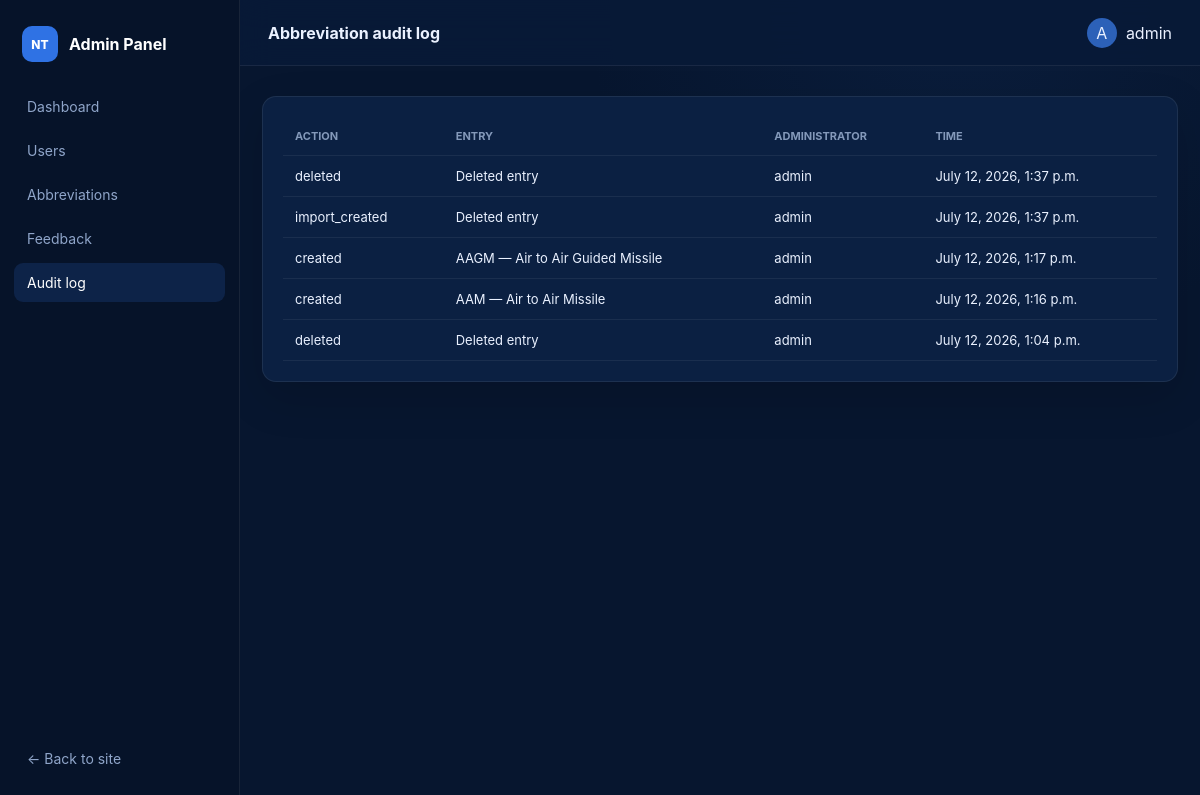
The app's page /panel/audit-log/ (signed in), older data.
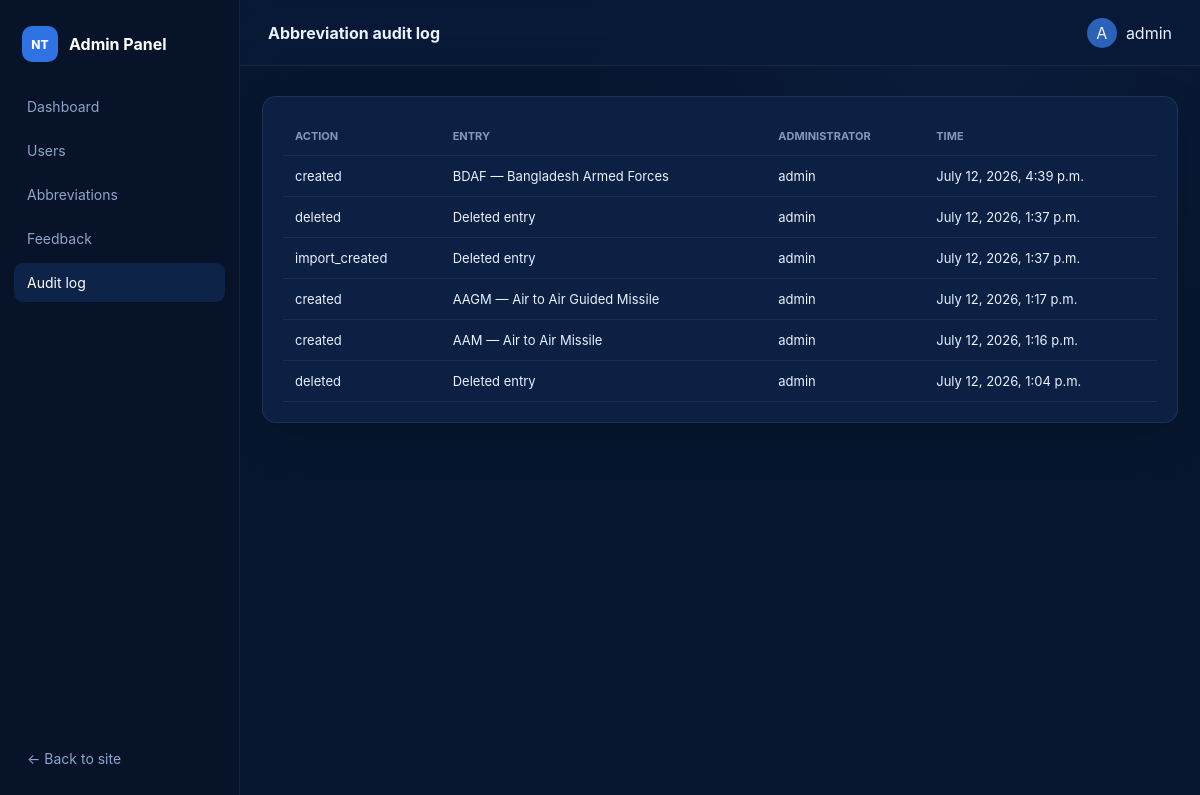
The same page, newer data.
### abbreviation_tool/models.py (models this page shows, shortened)
class AbbreviationAuditLog(models.Model):
    abbreviation_entry = models.ForeignKey(AbbreviationEntry, blank=True, null=True, on_delete=models.SET_NULL, related_name="audit_logs")
    action = models.CharField(max_length=50)
    previous_value = models.JSONField(blank=True, null=True)
    new_value = models.JSONField(blank=True, null=True)
    user = models.ForeignKey(settings.AUTH_USER_MODEL, blank=True, null=True, on_delete=models.SET_NULL)
    timestamp = models.DateTimeField(auto_now_add=True)
    class Meta:
        ordering = ("-timestamp",)

class AbbreviationEntry(models.Model):
    class Status(models.TextChoices):
        ACTIVE = "active", "Active"
        INACTIVE = "inactive", "Inactive"
        DRAFT = "draft", "Draft"
    abbreviation = models.CharField(max_length=100, db_index=True)
    full_form = models.CharField(max_length=500, db_index=True)
    normalized_abbreviation = models.CharField(max_length=100, db_index=True, editable=False)
    normalized_full_form = models.CharField(max_length=500, db_index=True, editable=False)
    category = models.ForeignKey(AbbreviationCategory, blank=True, null=True, on_delete=models.SET_NULL, related_name="entries")
    profiles = models.ManyToManyField(AbbreviationProfile, blank=True, related_name="entries")
    service = models.CharField(max_length=50, blank=True)
    context = models.TextField(blank=True)
    case_sensitive = models.BooleanField(default=False)
    is_ambiguous = models.BooleanField(default=False)
    is_preferred = models.BooleanField(default=False)
    priority = models.IntegerField(default=0)
    status = models.CharField(max_length=10, choices=Status.choices, default=Status.ACTIVE)
    source_name = models.CharField(max_length=150, blank=True)
    source_section = models.CharField(max_length=150, blank=True)
    source_page = models.PositiveIntegerField(blank=True, null=True)
    notes = models.TextField(blank=True)
    created_by = models.ForeignKey(settings.AUTH_USER_MODEL, blank=True, null=True, on_delete=models.SET_NULL, related_name="created_abbreviation_entries")
    updated_by = models.ForeignKey(settings.AUTH_USER_MODEL, blank=True, null=True, on_delete=models.SET_NULL, related_name="updated_abbreviation_entries")
    created_at = models.DateTimeField(auto_now_add=True)
    updated_at = models.DateTimeField(auto_now=True)
    class Meta:
        ordering = ("abbreviation", "-is_preferred", "-priority", "full_form")
        constraints = [models.UniqueConstraint(fields=("normalized_abbreviation", "normalized_full_form"), name="unique_normalized_abbreviation_pair")]
        permissions = [
            ("access_abbreviation_tool", "Can access SD Checker"),
            ("process_document", "Can process DOCX documents"),
            ("search_dictionary", "Can search abbreviation dictionary"),
            ("manage_dictionary", "Can manage abbreviation dictionary"),
            ("import_dictionary", "Can import abbreviation dictionary"),
            ("export_dictionary", "Can export abbreviation dictionary"),
            ("manage_profiles", "Can manage abbreviation profiles"),
            ("view_audit_log", "Can view abbreviation audit log"),
        ]
    def __str__(self):
        return f"{self.abbreviation} — {self.full_form}"

### accounts/views.py (the view)
# urls.py: path("audit-log/", views.audit_log, name="audit_log"),
@admin_required
def audit_log(request):
    logs = AbbreviationAuditLog.objects.select_related("user", "abbreviation_entry").order_by("-timestamp")[:500]
    return render(request, "admin_panel/audit_log.html", {"logs": logs})

### accounts/utils.py (called while the page is built)
def user_role(user):
    if not getattr(user, "is_authenticated", False):
        return None
    if user.is_superuser or user.is_staff:
        return UserProfile.Role.ADMIN
    try:
        return user.profile.role
    except UserProfile.DoesNotExist:
        profile, _ = UserProfile.objects.get_or_create(user=user, defaults={"role": UserProfile.Role.USER})
        return profile.role

def is_admin_user(user):
    return user_role(user) == UserProfile.Role.ADMIN

### home_ai/context_processors.py (called while the page is built)
def feature_flags(request):
    from accounts.utils import is_admin_user
    return {"docx_abbreviation_tool_enabled": settings.DOCX_ABBREVIATION_TOOL_ENABLED, "is_admin_user": is_admin_user(request.user)}

### templates/admin_panel/audit_log.html
{% extends 'admin_panel/base_admin.html' %}{% block title %}Audit log{% endblock %}{% block page_title %}Abbreviation audit log{% endblock %}{% block content %}<section class="panel-card"><div class="table-wrap"><table><thead><tr><th>Action</th><th>Entry</th><th>Administrator</th><th>Time</th></tr></thead><tbody>{% for log in logs %}<tr><td>{{ log.action }}</td><td>{{ log.abbreviation_entry|default:'Deleted entry' }}</td><td>{{ log.user|default:'System' }}</td><td>{{ log.timestamp }}</td></tr>{% empty %}<tr><td colspan="4">No audit events.</td></tr>{% endfor %}</tbody></table></div></section>{% endblock %}

Row changes from the older to the newer data that the page shows:
added AbbreviationAuditLog: action "created", abbreviation_entry "BDAF — Bangladesh Armed Forces", user "admin", timestamp "July 12, 2026, 4:39 p.m."
